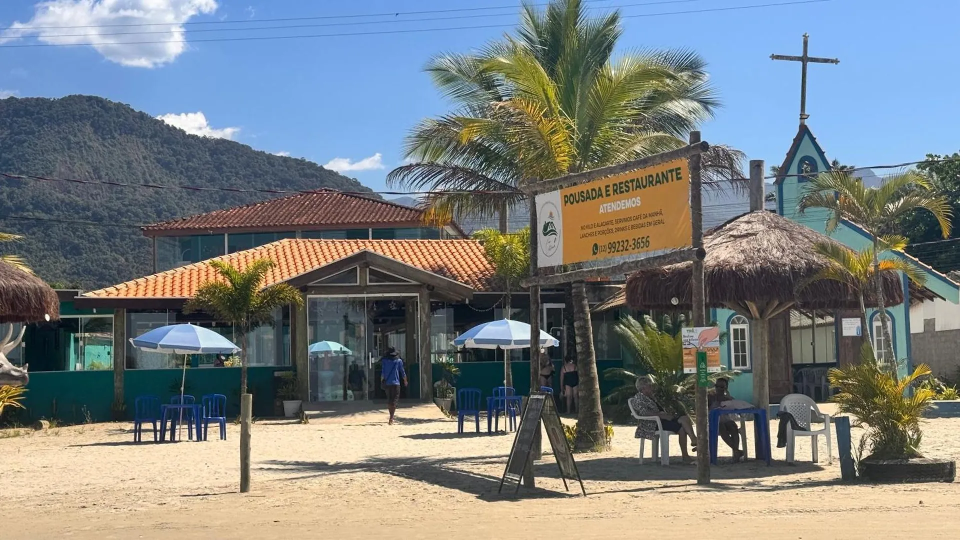
#> input picture 02-referencias/videos-img/img/1648558110.webp, 1920 x 1080 px, found by its file name (shown at 1/2 size); its folder holds only this picture in this run
$ python make-sheet-gallery.py
#> lines starting #> are read from the running program, lines starting #| are printed output that depends on the picture
import os
from PIL import Image, ImageDraw

p = r'C:\Users\Teste\Downloads\MEGA-ESTRUTURA-AGENTE-SITE\PROJETOS\pousada-eliiy-zita-pedro\02-referencias\videos-img\img'
imgs = sorted(os.listdir(p))

cols = 4
rows = (len(imgs) + cols - 1) // cols
thumb_w, thumb_h = 320, 180

sheet = Image.new("RGB", (cols * thumb_w, rows * thumb_h + 40), (20, 20, 20))
#> sheet: PIL image 1280x220 RGB; every value is 20
draw = ImageDraw.Draw(sheet)
draw.text((10, 10), "Fotos da Pousada (16:9 / 4:3)", fill=(240, 240, 240))

for idx, f in enumerate(imgs):
    c = idx % cols
    r = idx // cols
    fp = os.path.join(p, f)
    try:
        im = Image.open(fp)
#> im is the input picture: PIL image 1920x1080 RGB; mean R, G, B 122, 127.8, 128.9
        im.thumbnail((thumb_w, thumb_h))
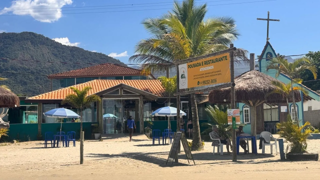
#> im: PIL image 320x180 RGB; mean R, G, B 121.9, 127.7, 128.8
        im_cropped = Image.new("RGB", (thumb_w, thumb_h), (0, 0, 0))
#> im_cropped: PIL image 320x180 RGB; every value is 0
        offset_x = (thumb_w - im.width) // 2
#> offset_x = 0
        offset_y = (thumb_h - im.height) // 2
#> offset_y = 0
        im_cropped.paste(im, (offset_x, offset_y))
        sheet.paste(im_cropped, (c * thumb_w, 40 + r * thumb_h))
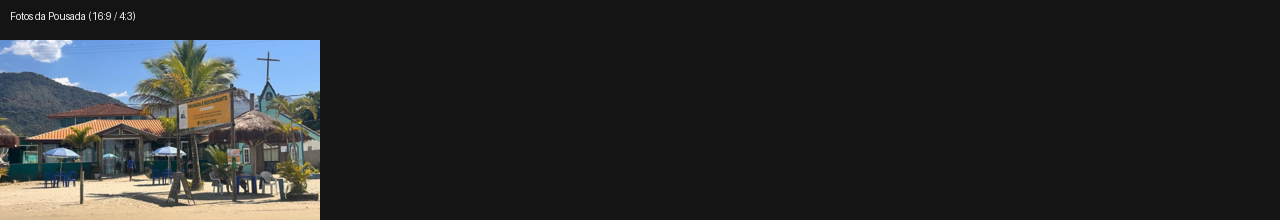
#> sheet: PIL image 1280x220 RGB; mean R, G, B 41.1, 42.3, 42.5
        draw.text((c * thumb_w + 5, 40 + r * thumb_h + 5), f, fill=(255, 215, 0))
    except Exception as e:
        print(f, e)

out_sheet = r"C:\Users\Teste\Downloads\MEGA-ESTRUTURA-AGENTE-SITE\PROJETOS\pousada-eliiy-zita-pedro\02-referencias\contato-videos-novos\sheet_img_gallery.jpg"
sheet.save(out_sheet, "JPEG", quality=85)
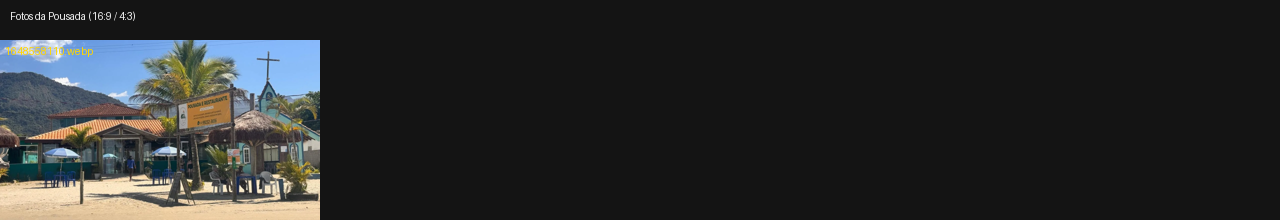
#> saved as sheet_img_gallery.jpg: PIL image 1280x220 RGB; mean R, G, B 41.1, 42.3, 42.3
print(f"Sheet saved: {out_sheet}")

$ run again, on 02-referencias/videos-img/img/651583211.jpg
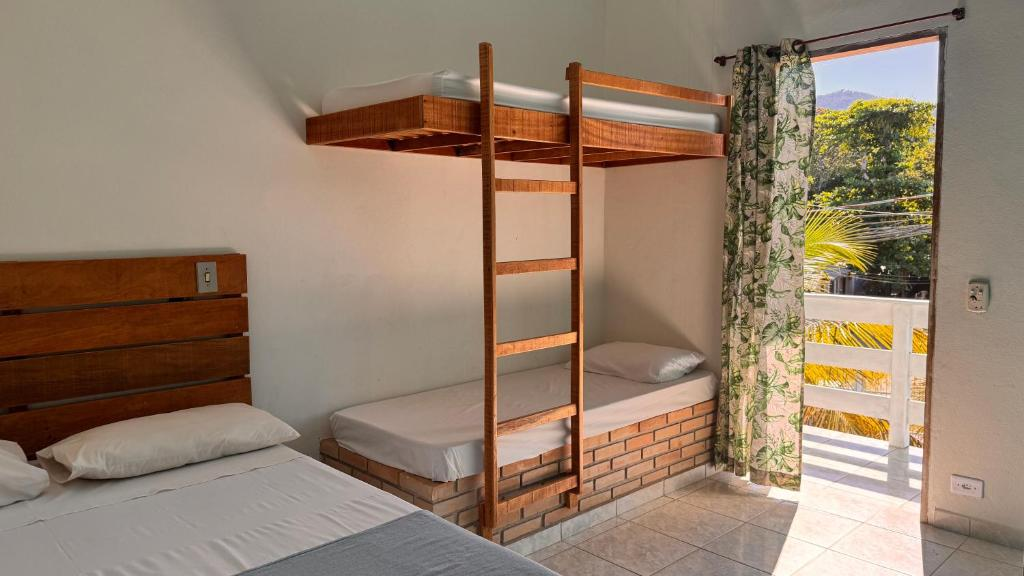
#> input picture 02-referencias/videos-img/img/651583211.jpg, 1024 x 576 px, found by its file name
#> im is the input picture: PIL image 1024x576 RGB; mean R, G, B 148.5, 127.4, 108.4
#> `im.thumbnail((thumb_w, thumb_h))`:
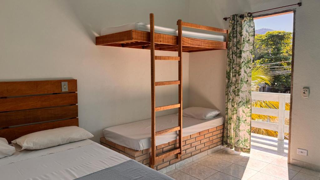
#> im: PIL image 320x180 RGB; mean R, G, B 148.4, 127.4, 108.4
#> im_cropped: PIL image 320x180 RGB; every value is 0
#> `sheet.paste(im_cropped, (c * thumb_w, 40 + r * thumb_h))`:
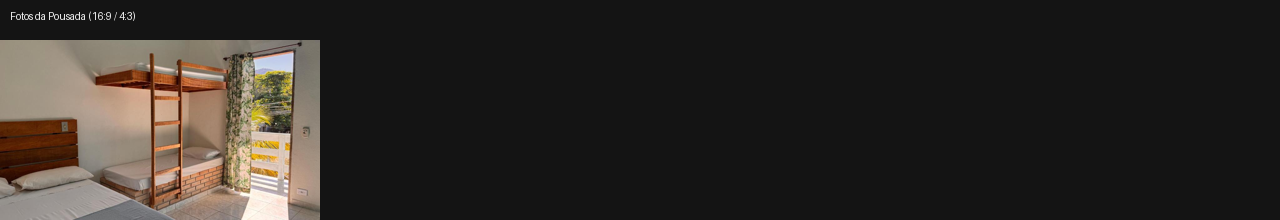
#> sheet: PIL image 1280x220 RGB; mean R, G, B 46.5, 42.2, 38.3

$ run again, on 02-referencias/videos-img/img/651617460.jpg
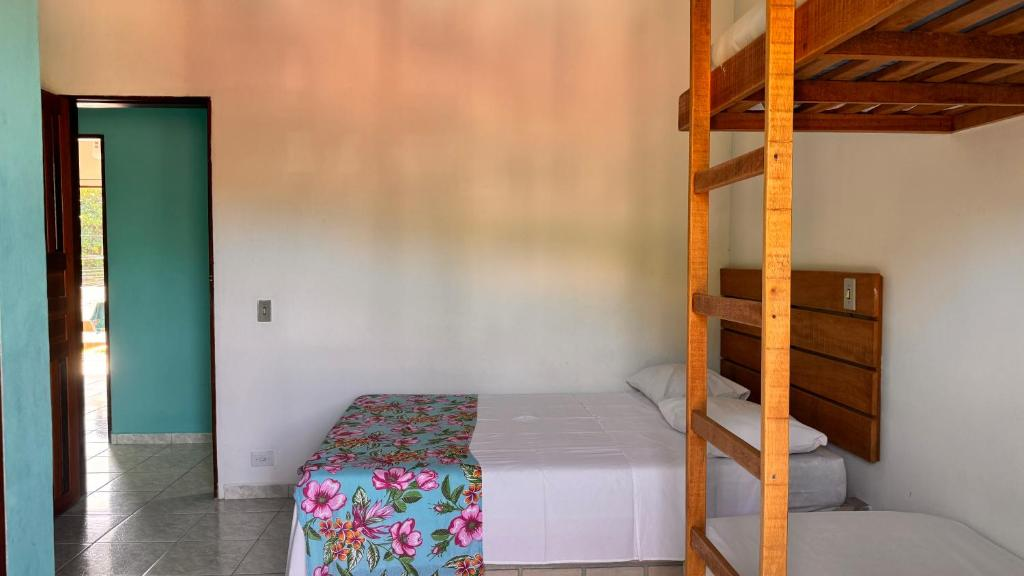
#> input picture 02-referencias/videos-img/img/651617460.jpg, 1024 x 576 px, found by its file name
#> im is the input picture: PIL image 1024x576 RGB; mean R, G, B 156, 133.9, 115.4
#> im: PIL image 320x180 RGB
#> im_cropped: PIL image 320x180 RGB; every value is 0
#> `sheet.paste(im_cropped, (c * thumb_w, 40 + r * thumb_h))`:
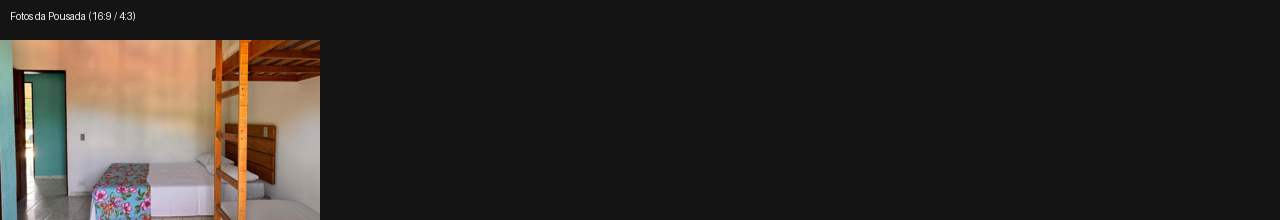
#> sheet: PIL image 1280x220 RGB; mean R, G, B 48, 43.5, 39.7

$ run again, on 02-referencias/videos-img/img/651623797.jpg
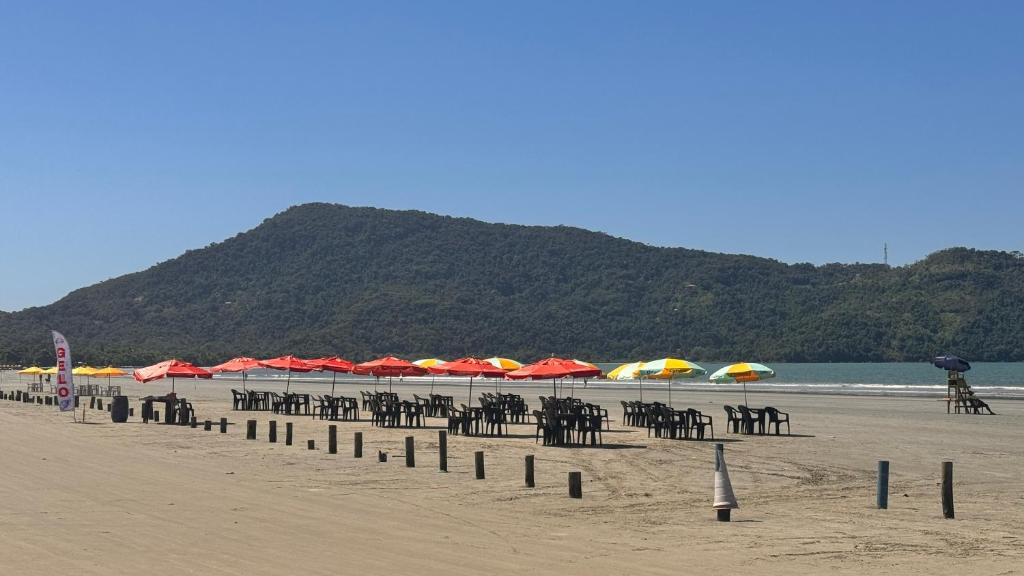
#> input picture 02-referencias/videos-img/img/651623797.jpg, 1024 x 576 px, found by its file name
#> im is the input picture: PIL image 1024x576 RGB; mean R, G, B 117.5, 131.1, 147.5
#> `im.thumbnail((thumb_w, thumb_h))`:
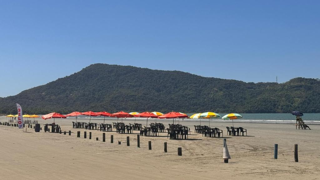
#> im: PIL image 320x180 RGB; mean R, G, B 117.4, 131.1, 147.5
#> im_cropped: PIL image 320x180 RGB; every value is 0
#> `sheet.paste(im_cropped, (c * thumb_w, 40 + r * thumb_h))`:
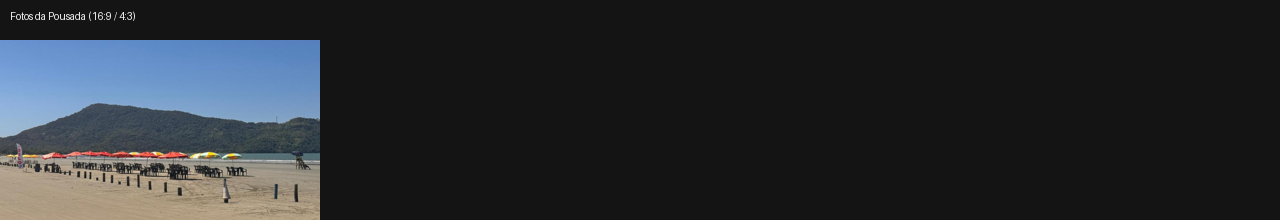
#> sheet: PIL image 1280x220 RGB; mean R, G, B 40.2, 42.9, 46.3

$ run again, on 02-referencias/videos-img/img/651562036.jpg
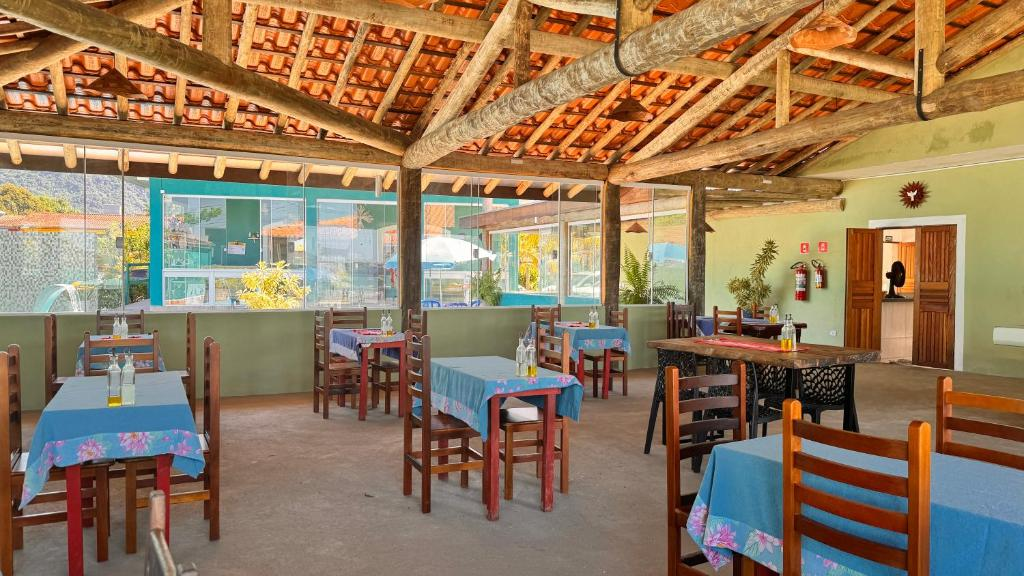
#> input picture 02-referencias/videos-img/img/651562036.jpg, 1024 x 576 px, found by its file name
#> im is the input picture: PIL image 1024x576 RGB; mean R, G, B 145.8, 119.9, 92
#> `im.thumbnail((thumb_w, thumb_h))`:
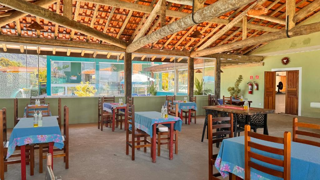
#> im: PIL image 320x180 RGB; mean R, G, B 145.8, 119.9, 92.1
#> im_cropped: PIL image 320x180 RGB; every value is 0
#> `sheet.paste(im_cropped, (c * thumb_w, 40 + r * thumb_h))`:
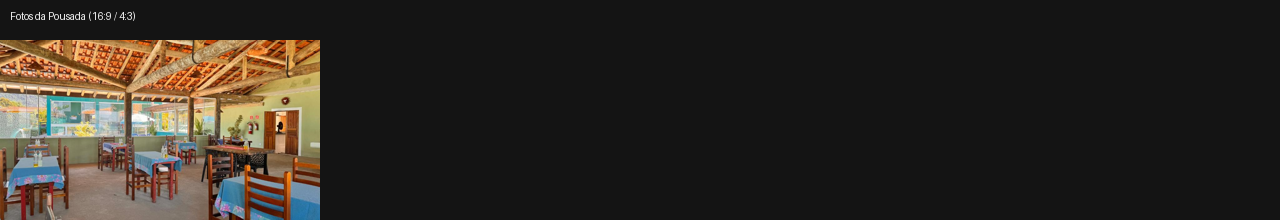
#> sheet: PIL image 1280x220 RGB; mean R, G, B 45.9, 40.7, 35
